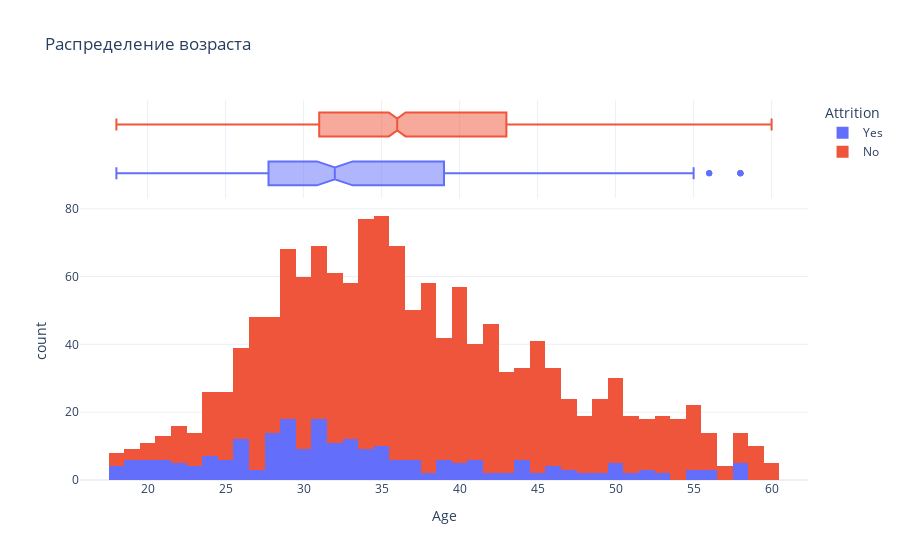

This figure's notebook cell:
### Markdown cell above
### Распределение возраста
Назначение: Исследование возрастного состава сотрудников с разделением по статусу увольнения.
Смысл: Помогает выявить, есть ли возрастные группы с повышенным риском увольнения.

### Code cell
create_histogram(df, 'Age', 'Распределение возраста')

### Figure 1 — Plotly figure (JSON) as saved in the notebook; plotly's stock layout.template omitted (floating-point values rounded to 4 significant figures; data arrays with more than 128 entries replaced by an {"elided": "..."} marker saying what was removed)
{"data": [{"alignmentgroup": "True", "bingroup": "x", "hovertemplate": "Attrition=Yes<br>Age=%{x}<br>count=%{y}<extra></extra>", "legendgroup": "Yes", "marker": {"color": "#636efa", "pattern": {"shape": ""}}, "name": "Yes", "offsetgroup": "Yes", "orientation": "v", "showlegend": true, "type": "histogram", "x": {"elided": "237 int values"}, "xaxis": "x", "yaxis": "y"}, {"alignmentgroup": "True", "hovertemplate": "Attrition=Yes<br>Age=%{x}<extra></extra>", "legendgroup": "Yes", "marker": {"color": "#636efa"}, "name": "Yes", "notched": true, "offsetgroup": "Yes", "showlegend": false, "type": "box", "x": {"elided": "237 int values"}, "xaxis": "x2", "yaxis": "y2"}, {"alignmentgroup": "True", "bingroup": "x", "hovertemplate": "Attrition=No<br>Age=%{x}<br>count=%{y}<extra></extra>", "legendgroup": "No", "marker": {"color": "#EF553B", "pattern": {"shape": ""}}, "name": "No", "offsetgroup": "No", "orientation": "v", "showlegend": true, "type": "histogram", "x": {"elided": "1233 int values"}, "xaxis": "x", "yaxis": "y"}, {"alignmentgroup": "True", "hovertemplate": "Attrition=No<br>Age=%{x}<extra></extra>", "legendgroup": "No", "marker": {"color": "#EF553B"}, "name": "No", "notched": true, "offsetgroup": "No", "showlegend": false, "type": "box", "x": {"elided": "1233 int values"}, "xaxis": "x2", "yaxis": "y2"}], "layout": {"barmode": "relative", "legend": {"title": {"text": "Attrition"}, "tracegroupgap": 0}, "title": {"text": "Распределение возраста"}, "xaxis": {"anchor": "y", "domain": [0, 1], "title": {"text": "Age"}}, "xaxis2": {"anchor": "y2", "domain": [0, 1], "matches": "x", "showgrid": true, "showticklabels": false}, "yaxis": {"anchor": "x", "domain": [0, 0.7326], "title": {"text": "count"}}, "yaxis2": {"anchor": "x2", "domain": [0.7426, 1], "matches": "y2", "showgrid": false, "showline": false, "showticklabels": false, "ticks": ""}}}
